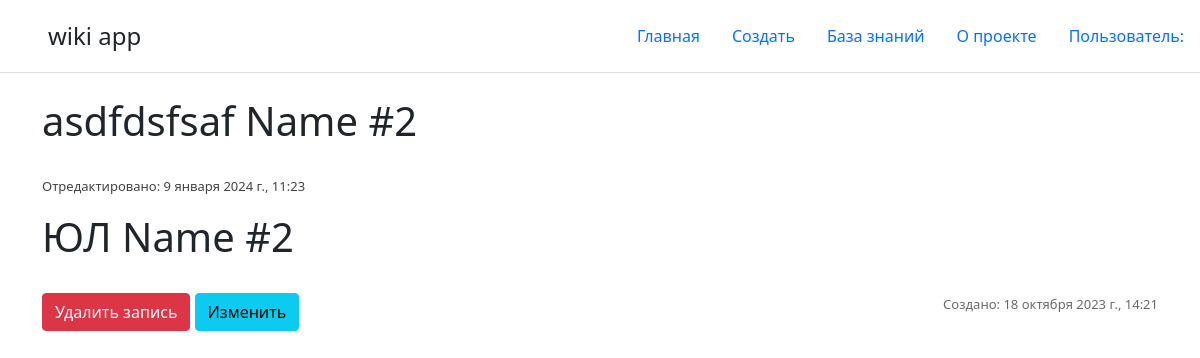
Page /post-list/46 on the committed database.
### main/models.py (models this page shows, shortened)
class Task(MPTTModel):
    name = models.CharField(max_length=50, unique=True)
    parent = TreeForeignKey('self', on_delete=models.CASCADE, null=True, blank=True, related_name='children')
    task = models.TextField('Описание')
    created_at = models.DateTimeField()
    updated_at = models.DateTimeField(auto_now=True)
    class Meta:
        verbose_name = 'Задача'
        verbose_name_plural = 'Задача'
    class MPTTMeta:
        order_insertion_by = ['name']

### main/views.py (the view)
# urls.py: path('post-list/<int:pk>', views.PostDetailView.as_view(), name = "post-datail"),
class PostDetailView(DetailView):
    model = Task
    template_name = 'main/details_view.html'
    context_object_name = 'Post'

### main/templates/main/details_view.html (shortened to what this page needs)
{% extends 'main/base.html' %}
{% block content%}
    <div class="features">
        <h1>{{ Post.name }}</h1><br>
        <p class="date-updated-post">Отредактировано: {{ Post.updated_at.date }}, {{ Post.updated_at.time }}</p>
        {{ Post.task|safe }}<br>
        <p class="date-create-post">Создано: {{ Post.created_at.date }}, {{ Post.created_at.time }}</p>
        <a href="{%url "post-delete" Post.id %}" class="btn btn-danger">Удалить запись</a>
        <a href="{%url "post-update" Post.id %}" class="btn btn-info">Изменить</a>
    </div>
{% endblock %}

### main/templates/main/details_view.html (style rules this page uses)
.date-create-post { color: rgba(98, 98, 98, 0.953); font-size: small; position: absolute; bottom: 0; right: 0; }
.date-updated-post { color: rgba(59, 58, 58, 0.953); font-size: small; }
.features { position: relative; }

### rows in the picture
Task: name "asdfdsfsaf Name #2", updated_at "9 января 2024 г.", updated_at.time "11:23", task "ЮЛ Name #2", created_at "18 октября 2023 г.", created_at.time "14:21"
